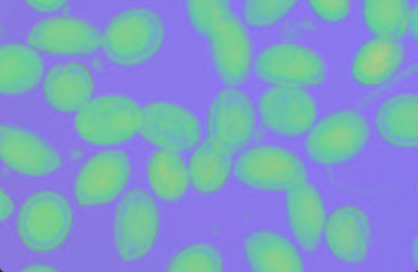
#> input picture Nomor2.jpg, 418 x 272 px, found by its file name
$ python 73_suplemen9_erosi.py
#> lines starting #> are read from the running program, lines starting #| are printed output that depends on the picture; after the words box and inside, x2 and y2 are one past the last pixel; in counts of white or black regions, pixels touching at a corner belong together
import cv2
import numpy as np
from matplotlib import pyplot as plt

imggambar = cv2.imread("./Nomor2.jpg")
#> imggambar is the input picture: shape (272, 418, 3); mean B, G, R 197.7, 156.4, 125.3
kernel = np.ones((5, 5), np.uint8)
kernel2 = np.ones((1, 1), np.uint8)


imgCanny = cv2.Canny(imggambar, 10, 150)
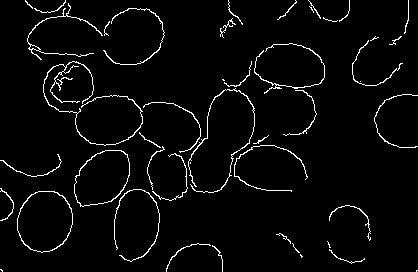
#> imgCanny: shape (272, 418); 3.5% white in thin lines or dots
imgdilation5 = cv2.dilate(imgCanny, kernel, iterations=1)
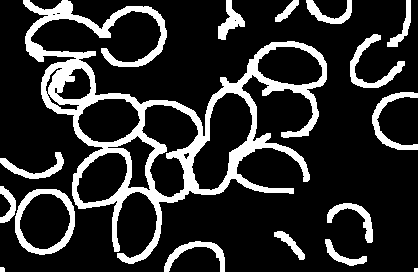
#> imgdilation5: shape (272, 418); 18.2% white; 16 white regions (1 under 20 px), largest, box (x1, y1, x2, y2) and area: (23, 0, 327, 264) 14142, (15, 189, 75, 255) 1140, (350, 34, 405, 88) 757
imgErode = cv2.erode(imgdilation5, kernel2, iterations=1)

tampil_hor = np.concatenate((imgCanny, imgErode), axis=1)
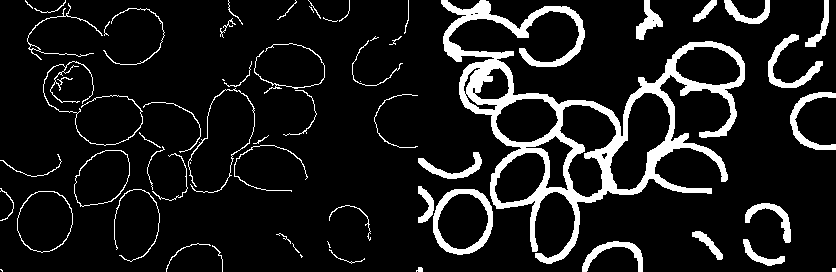
#> tampil_hor: shape (272, 836); 10.8% white; 61 white regions (12 under 20 px), largest, box (x1, y1, x2, y2) and area: (441, 0, 745, 264) 14142, (433, 189, 493, 255) 1140, (768, 34, 823, 88) 757
cv2.imshow('hasil akhir', tampil_hor)

# cv2.imshow("erosion Image",imgErode)
cv2.waitKey(0)
cv2.destroyAllWindows

$ run again, with Nomor3.jpg copied over Nomor2.jpg
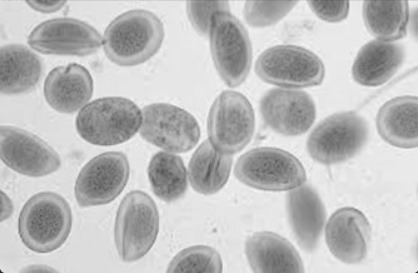
#> input picture Nomor3.jpg, 418 x 273 px, found by its file name
#> imggambar is the input picture: shape (273, 418, 3); mean B, G, R 190.1, 190.1, 190.1
#> `imgCanny = cv2.Canny(imggambar, 10, 150)`:
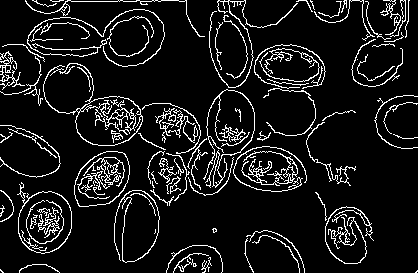
#> imgCanny: shape (273, 418); 9.6% white in thin lines or dots
#> imgdilation5: shape (273, 418); 41.9% white; 13 white regions, largest, box (x1, y1, x2, y2) and area: (0, 0, 412, 265) 36479, (15, 180, 74, 256) 3016, (313, 190, 376, 266) 2368
#> `tampil_hor = np.concatenate((imgCanny, imgErode), axis=1)`:
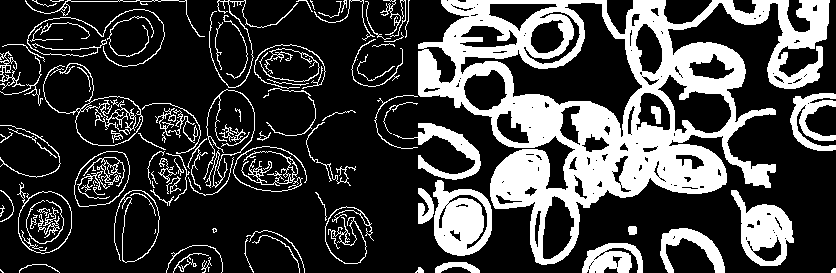
#> tampil_hor: shape (273, 836); 25.8% white; 101 white regions (9 under 20 px), largest, box (x1, y1, x2, y2) and area: (418, 0, 830, 265) 36479, (433, 180, 492, 256) 3016, (731, 190, 794, 266) 2368
